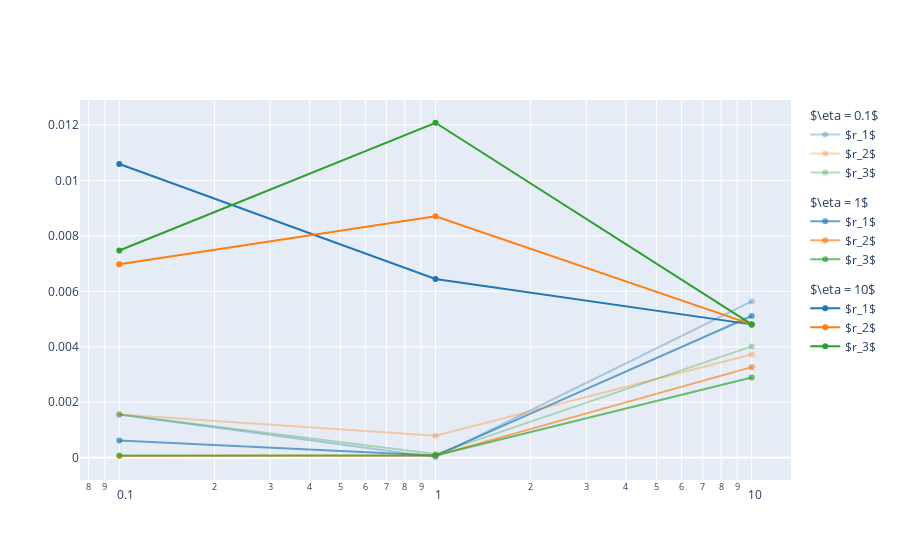

Notebook code cell kept with this figure:
### Code cell
import plotly.express as px
from functools import reduce
from plotly.colors import DEFAULT_PLOTLY_COLORS

fig = go.Figure()
for i, r in enumerate([1, 2, 3]):
    cond = reduce(lambda x, y: x & y, [sens[f'r{rx}'] == sens.t1 for rx in [1, 2, 3] if rx != r])
    sens_temp = sens[(sens.t1 == sens.t2) & (sens.t2 == sens.t3) & cond]
    color = DEFAULT_PLOTLY_COLORS[i].split('(')[1].split(')')[0].split(', ')

    for j, eta in enumerate([0.1, 1, 10]):
        sens_eta = sens_temp[sens_temp.t1 == eta].sort_values(f'r{r}')
        fig.add_trace(go.Scatter(
            x=sens_eta[f'r{r}'], y=sens_eta.ratio, legendgroup=eta, legendgrouptitle_text=f'$\eta = {eta}$',
            name=f'$r_{r}$', line_color=f'rgba({", ".join(color)}, {(j+1)/3})'
        ))

fig.update_xaxes(type='log')
fig.update_layout(legend=dict(groupclick="toggleitem"))
fig.show()
# fig.write_image('r2.png')

### Figure 1 — Plotly figure (JSON) as saved in the notebook; plotly's stock layout.template omitted (floating-point values rounded to 4 significant figures)
{"data": [{"legendgroup": "0.1", "legendgrouptitle": {"text": "$\\eta = 0.1$"}, "line": {"color": "rgba(31, 119, 180, 0.3333333333333333)"}, "name": "$r_1$", "type": "scatter", "x": [0.1, 1, 10], "y": [0.001556, 1.844e-05, 0.005634]}, {"legendgroup": "1", "legendgrouptitle": {"text": "$\\eta = 1$"}, "line": {"color": "rgba(31, 119, 180, 0.6666666666666666)"}, "name": "$r_1$", "type": "scatter", "x": [0.1, 1, 10], "y": [0.0006179, 7.828e-05, 0.00511]}, {"legendgroup": "10", "legendgrouptitle": {"text": "$\\eta = 10$"}, "line": {"color": "rgba(31, 119, 180, 1.0)"}, "name": "$r_1$", "type": "scatter", "x": [0.1, 1, 10], "y": [0.01059, 0.006441, 0.004808]}, {"legendgroup": "0.1", "legendgrouptitle": {"text": "$\\eta = 0.1$"}, "line": {"color": "rgba(255, 127, 14, 0.3333333333333333)"}, "name": "$r_2$", "type": "scatter", "x": [0.1, 1, 10], "y": [0.001556, 0.000793, 0.003719]}, {"legendgroup": "1", "legendgrouptitle": {"text": "$\\eta = 1$"}, "line": {"color": "rgba(255, 127, 14, 0.6666666666666666)"}, "name": "$r_2$", "type": "scatter", "x": [0.1, 1, 10], "y": [5.9e-05, 7.828e-05, 0.003267]}, {"legendgroup": "10", "legendgrouptitle": {"text": "$\\eta = 10$"}, "line": {"color": "rgba(255, 127, 14, 1.0)"}, "name": "$r_2$", "type": "scatter", "x": [0.1, 1, 10], "y": [0.006975, 0.008705, 0.004808]}, {"legendgroup": "0.1", "legendgrouptitle": {"text": "$\\eta = 0.1$"}, "line": {"color": "rgba(44, 160, 44, 0.3333333333333333)"}, "name": "$r_3$", "type": "scatter", "x": [0.1, 1, 10], "y": [0.001556, 0.0001322, 0.004014]}, {"legendgroup": "1", "legendgrouptitle": {"text": "$\\eta = 1$"}, "line": {"color": "rgba(44, 160, 44, 0.6666666666666666)"}, "name": "$r_3$", "type": "scatter", "x": [0.1, 1, 10], "y": [8.333e-05, 7.828e-05, 0.002895]}, {"legendgroup": "10", "legendgrouptitle": {"text": "$\\eta = 10$"}, "line": {"color": "rgba(44, 160, 44, 1.0)"}, "name": "$r_3$", "type": "scatter", "x": [0.1, 1, 10], "y": [0.007472, 0.01208, 0.004808]}], "layout": {"legend": {"groupclick": "toggleitem"}, "xaxis": {"type": "log"}}}
